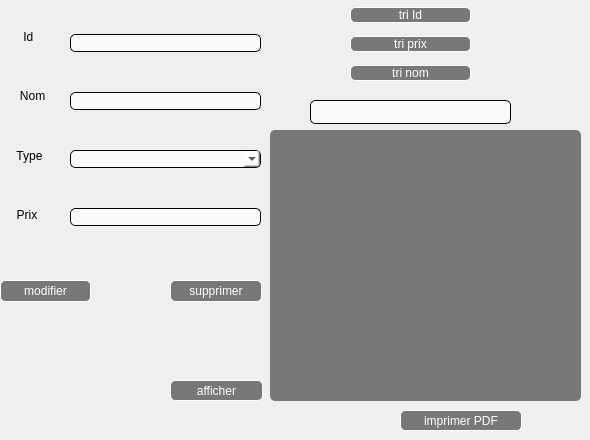
                  <widget class="QWidget" name="tab_25">
                   <attribute name="title">
                    <string>consulter </string>
                   </attribute>
                   <widget class="QTableView" name="tableView_B">
                    <property name="geometry">
                     <rect>
                      <x>270</x>
                      <y>130</y>
                      <width>311</width>
                      <height>271</height>
                     </rect>
                    </property>
                    <property name="styleSheet">
                     <string notr="true">QTableView {
    gridline-color: white;
color:white;
   background-color:rgba(0,0,0,50%);
border:0px;
border-radius: 5px;
    }
QHeaderView {background-color: transparent;
color:white;

}
QHeaderView::section{
border-style: none;
background-color: transparent;
margin-bottom:5px;
margin-top:5px;
border:0px;
}
QTableView QTableCornerButton::section {
     bottom-style:none;
border:0px;

 }</string>
                    </property>
                   </widget>
                   <widget class="QLineEdit" name="lineEdit_2">
                    <property name="geometry">
                     <rect>
                      <x>310</x>
                      <y>100</y>
                      <width>201</width>
                      <height>24</height>
                     </rect>
                    </property>
                    <property name="styleSheet">
                     <string notr="true">QLineEdit{
background-color:rgba(255,255,255,70%);
border:1 solid black;
border-radius:5px;
color:black;
}</string>
                    </property>
                   </widget>
                   <widget class="QPushButton" name="imprimer_pdf_Boisson">
                    <property name="geometry">
                     <rect>
                      <x>400</x>
                      <y>410</y>
                      <width>122</width>
                      <height>21</height>
                     </rect>
                    </property>
                    <property name="styleSheet">
                     <string notr="true">QPushButton{
background-color:rgba(0,0,0,50%);
color:white;
border:1 solid white;
border-radius: 5px;
}
QPushButton:hover{
background-color:rgba(255,0,0,50%);
color:black;
}</string>
                    </property>
                    <property name="text">
                     <string>imprimer PDF</string>
                    </property>
                   </widget>
                   <widget class="QPushButton" name="pushButton_modifier_Boisson">
                    <property name="geometry">
                     <rect>
                      <x>0</x>
                      <y>280</y>
                      <width>91</width>
                      <height>22</height>
                     </rect>
                    </property>
                    <property name="styleSheet">
                     <string notr="true">QPushButton{
background-color:rgba(0,0,0,50%);
color:white;
border:1 solid white;
border-radius: 5px;
}
QPushButton:hover{
background-color:rgba(255,0,0,50%);
color:black;
}</string>
                    </property>
                    <property name="text">
                     <string>modifier</string>
                    </property>
                   </widget>
                   <widget class="QPushButton" name="pushButton_supprimer_Boisson">
                    <property name="geometry">
                     <rect>
                      <x>170</x>
                      <y>280</y>
                      <width>92</width>
                      <height>22</height>
                     </rect>
                    </property>
                    <property name="styleSheet">
                     <string notr="true">QPushButton{
background-color:rgba(0,0,0,50%);
color:white;
border:1 solid white;
border-radius: 5px;
}
QPushButton:hover{
background-color:rgba(255,0,0,50%);
color:black;
}</string>
                    </property>
                    <property name="text">
                     <string>supprimer</string>
                    </property>
                   </widget>
                   <widget class="QWidget" name="verticalLayoutWidget_6">
                    <property name="geometry">
                     <rect>
                      <x>0</x>
                      <y>10</y>
                      <width>71</width>
                      <height>231</height>
                     </rect>
                    </property>
                    <layout class="QVBoxLayout" name="verticalLayout_107">
                     <item>
                      <widget class="QLabel" name="label_177">
                       <property name="styleSheet">
                        <string notr="true">font: 75 italic 9pt &quot;Comic Sans MS&quot;;</string>
                       </property>
                       <property name="text">
                        <string>       Id</string>
                       </property>
                      </widget>
                     </item>
                     <item>
                      <widget class="QLabel" name="label_178">
                       <property name="styleSheet">
                        <string notr="true">font: 75 italic 9pt &quot;Comic Sans MS&quot;;</string>
                       </property>
                       <property name="text">
                        <string>      Nom</string>
                       </property>
                      </widget>
                     </item>
                     <item>
                      <widget class="QLabel" name="label_179">
                       <property name="styleSheet">
                        <string notr="true">font: 75 italic 9pt &quot;Comic Sans MS&quot;;</string>
                       </property>
                       <property name="text">
                        <string>     Type</string>
                       </property>
                      </widget>
                     </item>
                     <item>
                      <widget class="QLabel" name="label_180">
                       <property name="styleSheet">
                        <string notr="true">font: 75 italic 9pt &quot;Comic Sans MS&quot;;</string>
                       </property>
                       <property name="text">
                        <string>     Prix</string>
                       </property>
                      </widget>
                     </item>
                    </layout>
                   </widget>
                   <widget class="QWidget" name="verticalLayoutWidget_14">
                    <property name="geometry">
                     <rect>
                      <x>70</x>
                      <y>0</y>
                      <width>191</width>
                      <height>261</height>
                     </rect>
                    </property>
                    <layout class="QVBoxLayout" name="verticalLayout_108">
                     <item>
                      <widget class="QLineEdit" name="lineEdit_idB_2">
                       <property name="styleSheet">
                        <string notr="true">QLineEdit{
background-color:rgba(255,255,255,70%);
border:1 solid black;
border-radius:5px;
color:black;
}
</string>
                       </property>
                      </widget>
                     </item>
                     <item>
                      <widget class="QLineEdit" name="lineEdit_nomB_2">
                       <property name="styleSheet">
                        <string notr="true">QLineEdit{
background-color:rgba(255,255,255,70%);
border:1 solid black;
border-radius:5px;
color:black;
}
</string>
                       </property>
                      </widget>
                     </item>
                     <item>
                      <widget class="QComboBox" name="comboBox_type_3">
                       <property name="styleSheet">
                        <string notr="true">background-color:rgba(255,255,255,70%);
border:1 solid black;
border-radius:5px;
color:black;</string>
                       </property>
                       <item>
                        <property name="text">
                         <string/>
                        </property>
                       </item>
                       <item>
                        <property name="text">
                         <string>Eau minerale</string>
                        </property>
                       </item>
                       <item>
                        <property name="text">
                         <string>Boisson gazeuse</string>
                        </property>
                       </item>
                       <item>
                        <property name="text">
                         <string>Boisson alcoolisee</string>
                        </property>
                       </item>
                       <item>
                        <property name="text">
                         <string>Jus</string>
                        </property>
                       </item>
                      </widget>
                     </item>
                     <item>
                      <widget class="QLineEdit" name="lineEdit_prixB_2">
                       <property name="styleSheet">
                        <string notr="true">QLineEdit{
background-color:rgba(255,255,255,70%);
border:1 solid black;
border-radius:5px;
color:black;
}</string>
                       </property>
                      </widget>
                     </item>
                    </layout>
                   </widget>
                   <widget class="QPushButton" name="pushButton_afficher_Boisson">
                    <property name="geometry">
                     <rect>
                      <x>170</x>
                      <y>380</y>
                      <width>93</width>
                      <height>21</height>
                     </rect>
                    </property>
                    <property name="styleSheet">
                     <string notr="true">QPushButton{
background-color:rgba(0,0,0,50%);
color:white;
border:1 solid white;
border-radius: 5px;
}
QPushButton:hover{
background-color:rgba(255,0,0,50%);
color:black;
}</string>
                    </property>
                    <property name="text">
                     <string>afficher</string>
                    </property>
                   </widget>
                   <widget class="QWidget" name="verticalLayoutWidget_15">
                    <property name="geometry">
                     <rect>
                      <x>350</x>
                      <y>0</y>
                      <width>121</width>
                      <height>91</height>
                     </rect>
                    </property>
                    <layout class="QVBoxLayout" name="verticalLayout_109">
                     <item>
                      <widget class="QPushButton" name="tri_id_Boisson">
                       <property name="styleSheet">
                        <string notr="true">QPushButton{
background-color:rgba(0,0,0,50%);
color:white;
border:1 solid white;
border-radius: 5px;
}
QPushButton:hover{
background-color:rgba(255,0,0,50%);
color:black;
}</string>
                       </property>
                       <property name="text">
                        <string>tri Id</string>
                       </property>
                      </widget>
                     </item>
                     <item>
                      <widget class="QPushButton" name="tri_prix_Boisson">
                       <property name="styleSheet">
                        <string notr="true">QPushButton{
background-color:rgba(0,0,0,50%);
color:white;
border:1 solid white;
border-radius: 5px;
}
QPushButton:hover{
background-color:rgba(255,0,0,50%);
color:black;
}</string>
                       </property>
                       <property name="text">
                        <string>tri prix</string>
                       </property>
                      </widget>
                     </item>
                     <item>
                      <widget class="QPushButton" name="tri_nom_Boisson">
                       <property name="styleSheet">
                        <string notr="true">QPushButton{
background-color:rgba(0,0,0,50%);
color:white;
border:1 solid white;
border-radius: 5px;
}
QPushButton:hover{
background-color:rgba(255,0,0,50%);
color:black;
}</string>
                       </property>
                       <property name="text">
                        <string>tri nom</string>
                       </property>
                      </widget>
                     </item>
                    </layout>
                   </widget>
                  </widget>
